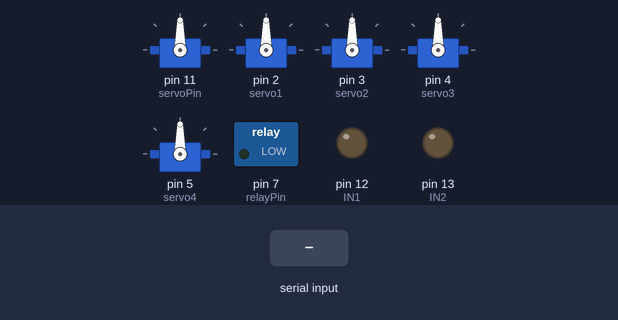
Bench run of a sketch on a simulated Arduino Uno, built with avr-gcc and run on an emulated ATmega328P. Shown: 5 × servo, switched loads named in the sketch (green lamp = pin HIGH), output pins drawn as LEDs (lit = HIGH). The inputs (shaded band) are chosen by the test bench.

Above: at 1.2 s.
1.3 s: "1" received over Serial
At 2.3 s:
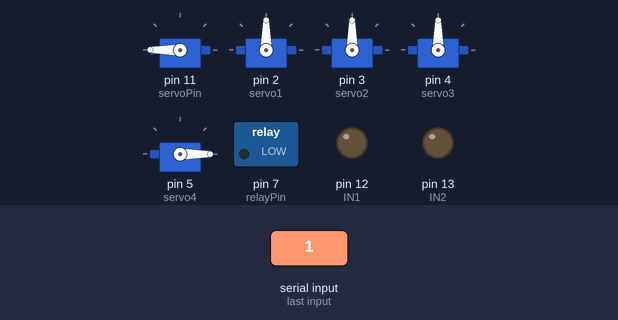
At 5.8 s:
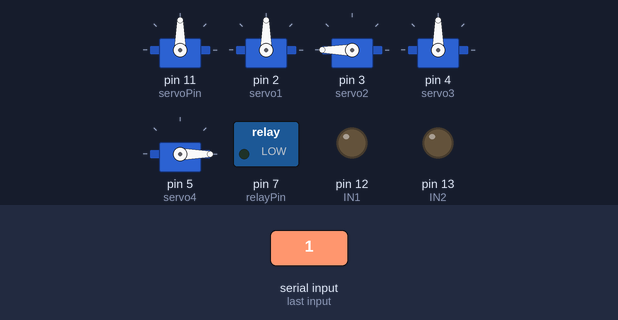
Timing chart, 0 to 7.3 s (numbered marks = the images above; inputs shaded):
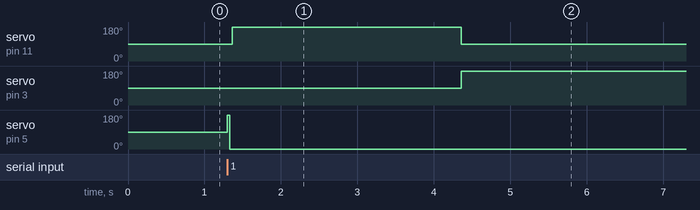

The sketch:

__2.ino
```cpp
#include <SoftwareSerial.h>
#include <Servo.h>

SoftwareSerial HM10(0, 1);  // (rx, tx), hm10 블루투스 연결
Servo mg[4]; // 서보모터 4개 배열로 선언 mg995
Servo servo; // 기본 서보 모터

const int servoPin = 11;  // 컨베이어 담당 모터의 핀 번호
const int servo1 = 2;     // 재료별 모터의 핀 번호
const int servo2 = 3;
const int servo3 = 4;
const int servo4 = 5;     // 용기 세팅 서보 모터 핀번호
const int speedDC = 6;    // dc모터 드라이버 속도 제어용 핀 번호 - 워터펌프 제어
const int relayPin = 7;   // 릴레이 모듈 핀 번호
const int IN1 = 12;       // 모터 드라이버 연결 핀 번호 1
const int IN2 = 13;       // 모터 드라이버 연결 핀 번호 2

int pos = 0;  // 컨베이어 벨트 초기 위치 값
int recipe[10][10][2] = {
    {{0,1}, {1,1}, {2,1}, {3,1}, {4,1}}, // 메뉴1
    {{2,1}, {1,1}, {3,1}, {4,1}, {5,1}}, // 메뉴2
    {{2,1}, {1,1}, {3,1}, {4,1}, {5,1}} // 메뉴3
    };
// {메뉴, 순서별 재료 위치, 재료 용량}을 의미, 위치의 마지막 요소는 인덕션(0)을 의미
// 1번 요소: 0-초기 위치, 1-면, 2-스프, 3-물, 4-인덕션 [][재료][]

void setup() {
  // put your setup code here, to run once:
  Serial.begin(9600);
  HM10.begin(9600);
  mg[0].attach(servoPin);
  mg[1].attach(servo1);
  mg[2].attach(servo2);
  mg[3].attach(servo3);
  servo.attach(servo4);
  pinMode(relayPin, OUTPUT);
  pinMode(IN1, OUTPUT); // 모터 드라이버 제어용 핀 '출력모드'
  pinMode(IN2, OUTPUT); // 모터 드라이버 제어용 핀 '출력모드'
}

void conveyor(int b_loc, int a_loc){
  // 다음 재료 위치까지 컨베이어 작동
  if(b_loc >= a_loc){
    mg[0].write(0); //시계 방향으로 3초간 회전
    delay(3000*(b_loc - a_loc));
    mg[0].write(90); //정지

  }
  else{
    mg[0].write(180); //반시계 방향으로 3초간 회전
    delay(3000*(a_loc - b_loc));
    mg[0].write(90); //정지력
  }
}

void ingredient(int m){
  servo.write(180);
  delay(30);
  servo.write(0);
  delay(30);
  conveyor(0, 1);  // 용기를 첫 재료 아래로 이동
  // 재료 순서대로 투하
  for(int i = 1; i < 10; i++){
    pos = recipe[m][i][0];
    if(recipe[m][i][0] == 0){         // 재료 투하가 끝나면 pos 초기화
      conveyor(recipe[m][i][0], 0);
    }
    if(recipe[m][i][1] != 0){
      mg[i].write(180);                 // 해당 재료 담당 모터 작동
      delay(3000*recipe[m][i+1][1]);    // 투하량 조절
      mg[i].write(90);                  // 해당 재료 담당 모터 정지
      conveyor(pos, recipe[m][i+1][0]); // 다음 위치로 이동
    }
  }
  // 워터 펌프 동작
  digitalWrite(IN1, HIGH);
  digitalWrite(IN2, LOW);
  delay(2000);
  // 워터 펌프 정지
  digitalWrite(IN1, HIGH);
  digitalWrite(IN2, HIGH);
  // 인덕션 동작 및 조리완료 알림 코드 필요 ***

}

void loop() {
  int menu = 0;
  // put your main code here, to run repeatedly:
  // 블루투스 통신,
  if(Serial.available()) {   //시리얼포트에 데이터가 존재할 경우
    menu = HM10.read();      // 메뉴 입력
    ingredient(menu);
  }
}
```

Measured:
- after the input at 1.3 s, servo on pin 11 (servoPin): 90° → 180° after 0.06 s, → 90° 3.0 s later; servo on pin 3 (servo2): 90° → 180° after 3.1 s; servo on pin 5 (servo4): 90° → 0° at once
